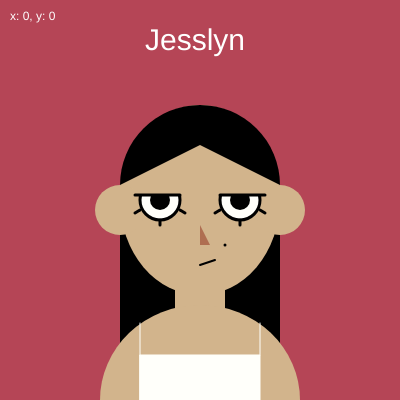
Frame 1 (no input)
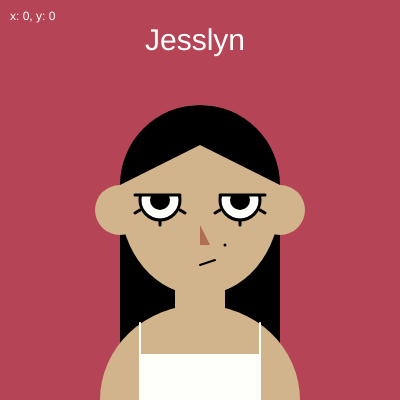
Frame 60 (no input)
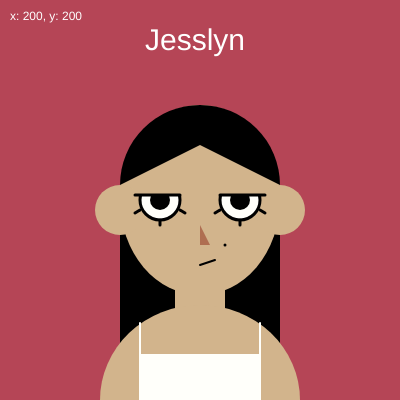
Frame 120 (the mouse pressed at the canvas centre since frame 60)

The p5.js sketch that drew these frames (run headless with seeded random() and noise() and a simulated clock; from frame 60 on, the mouse is pressed at the canvas centre):

// p5.js sketch
// ── sketch.js
function setup() {
  createCanvas(400, 400);
}

function draw() {
  background(181, 69, 86);

  fill(255, 255, 255);
  textSize(12);
  text("x: " + mouseX + ", y: " + mouseY, 10, 20);

  //hairbg
  noStroke()
  fill(0, 0, 0)
  rect(120, 210, 160, 150)



  //skin base
  fill(210, 180, 140);
  noStroke();
  ellipse(200, 200, 160, 190);
  ellipse(120, 210, 50, 50);
  ellipse(280, 210, 50, 50);
  rect(175, 280, 50, 50);
  circle(200, 330, 50);
  ellipse(200, 400, 200, 190)

  //clothes
  stroke(255, 255, 250)
  fill(255, 255, 250)
  square(140, 355, 120)
  line(140, 355, 140, 323)
  line(260, 355, 260, 323)

  //eyes
  fill(255, 255, 250)
  stroke(0, 0, 0)
  strokeWeight(3)
  circle(160, 200, 40)
  circle(240, 200, 40)
  noStroke()
  fill(0, 0, 0)
  circle(160, 200, 20)
  circle(240, 200, 20)
  fill(210, 180, 140)
  rect(135, 150, 130, 45)

  strokeWeight(3)
  stroke(0, 0, 0)
  line(160, 220, 160, 225)
  line(240, 220, 240, 225)
  line(140, 210, 135, 213)
  line(260, 210, 265, 213)
  line(180, 210, 185, 213)
  line(220, 210, 215, 213)
  point(225, 245)
  line(135, 195, 180, 195)
  line(220, 195, 265, 195)


  //nose mouth
  noStroke()
  fill(175, 110, 81)
  triangle(200, 245, 200, 225, 210, 245)

  stroke(0, 0, 0)
  strokeWeight(2)
  line(200, 265, 215, 260)

  //hairfront
  noStroke()
  fill(0, 0, 0)
  arc(200, 185, 160, 160, PI, 0)
  fill(210, 180, 140);
  triangle(120, 185, 200, 145, 280, 185)

  //title
  fill(255, 255, 255)
  textSize(30)
  text('Jesslyn', 145, 50)

}
